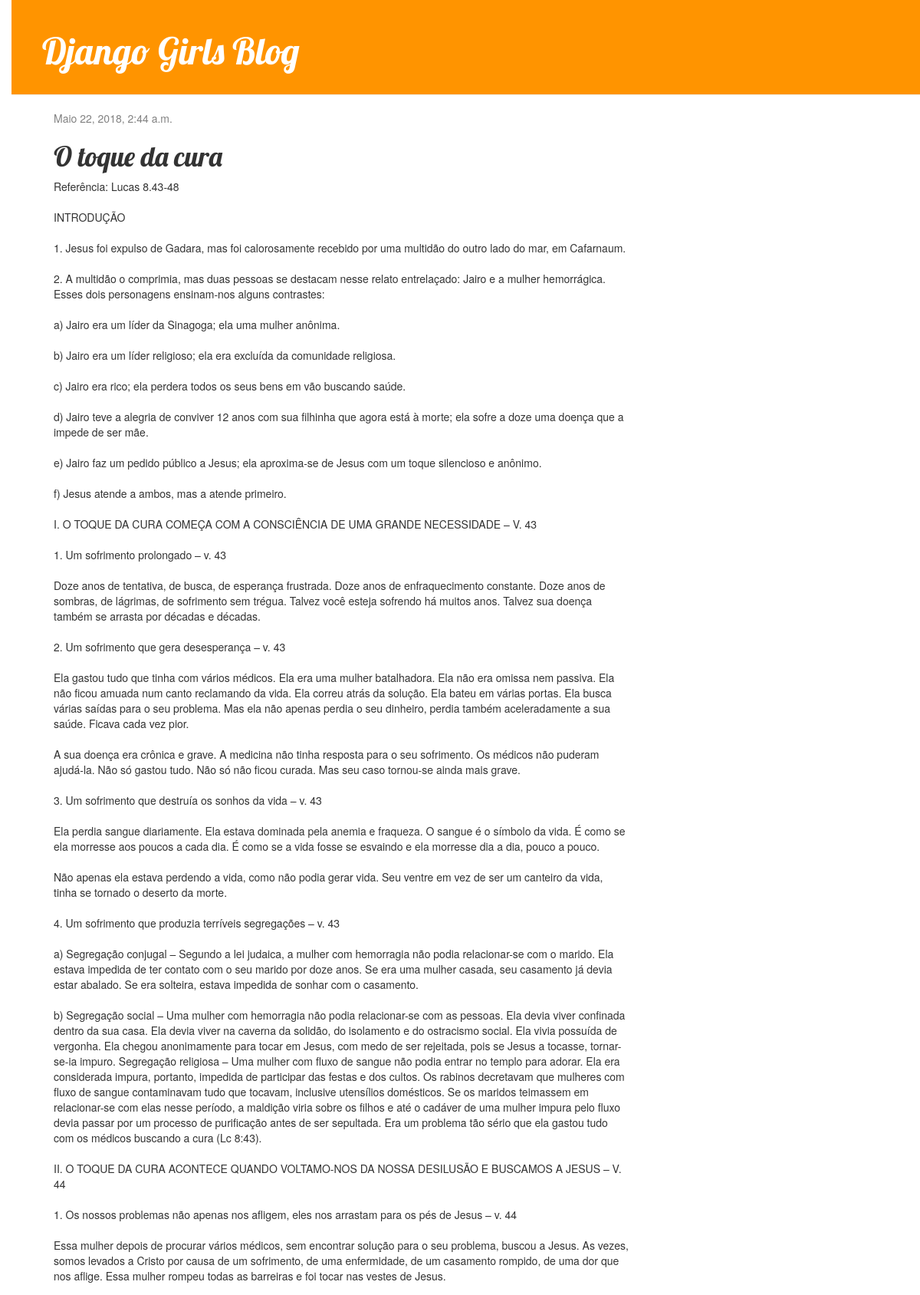
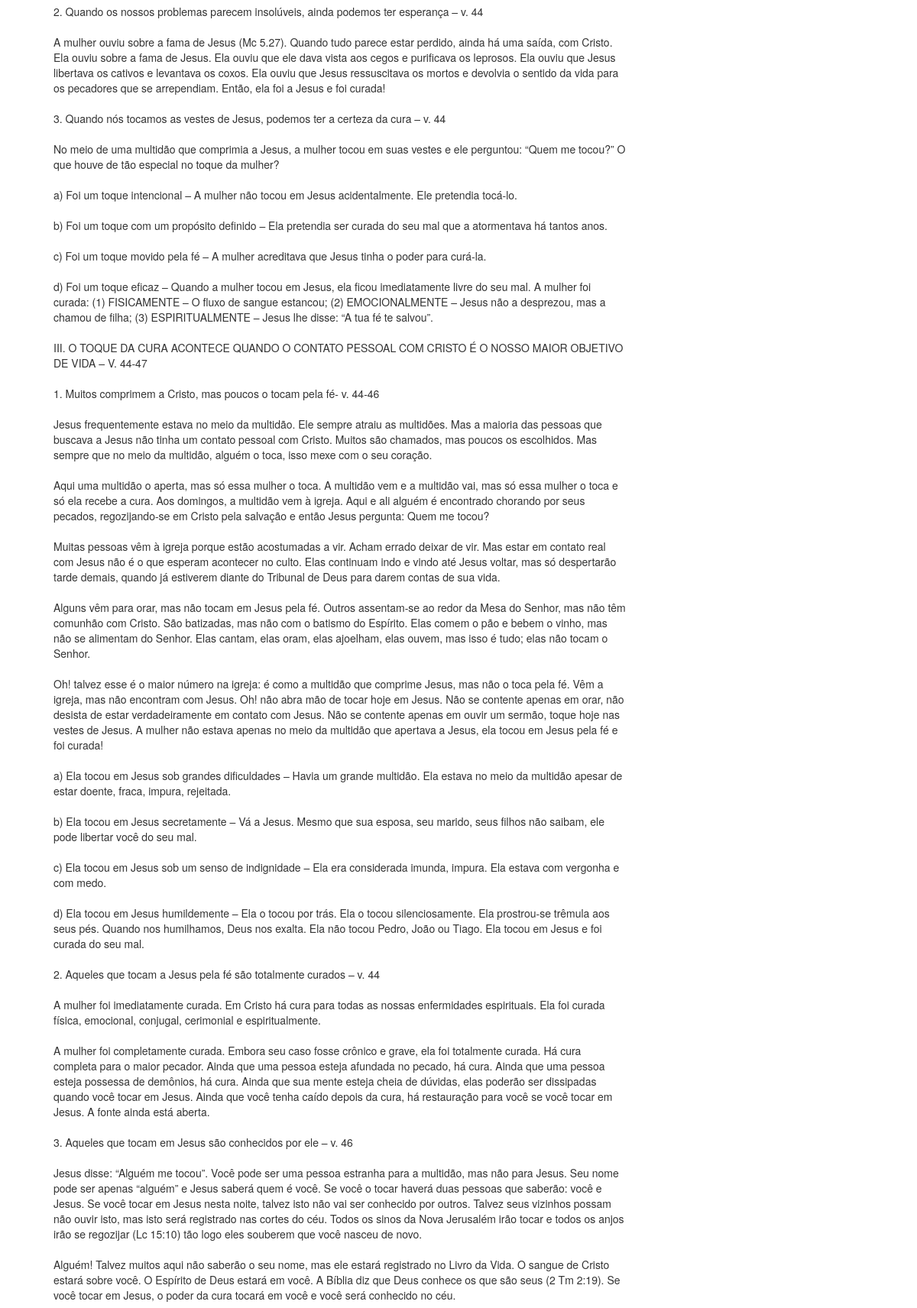
The app's page /post/1/ (upper part) with its own data (2 pictures, top to bottom).
### blogibn/models.py (models this page shows, shortened)
class Publicacao(models.Model):
    autor = models.ForeignKey('auth.User', on_delete=models.CASCADE)
    titulo = models.CharField(max_length=200)
    texto = models.TextField()
    data_criacao = models.DateTimeField(
            default=timezone.now)
    data_publicacao = models.DateTimeField(
            blank=True, null=True)

### blogibn/views.py (the view)
# urls.py: url(r'^post/(?P<pk>\d+)/$', views.post_detail, name='post_detail'),
def post_detail(request, pk):
    post = get_object_or_404(Publicacao, pk=pk)
    return render(request, 'blogibn/post_detail.html', {'post': post})

### blogibn/templates/blogibn/post_detail.html (shortened to what this page needs)
{% extends 'blogibn/base.html' %}
{% block content %}
    <div class="post">
        {% if post.data_publicacao %}
            <div class="date">
                {{ post.data_publicacao }}
            </div>
        {% endif %}
        <h1>{{ post.titulo }}</h1>
        <p>{{ post.texto|linebreaksbr }}</p>
    </div>
{% endblock %}

### blogibn/static/css/blog.css (style rules this page uses)
h1, h2, h3, h4 { font-family: 'Lobster', cursive; }
.date { color: #828282; }
.post { margin-bottom: 70px; }
body { padding-left: 15px; }

### records on screen
Publicacao: data_publicacao "Maio 22, 2018, 2:44 a.m.", titulo "O toque da cura", texto "Referência: Lucas 8.43-48 INTRODUÇÃO 1. Jesus foi expulso de Gadara, mas foi calorosamente recebido por uma multidão do outro lado do mar, em Cafarnaum. 2. A multidão o comprimia, mas duas pessoas se destacam nesse relato entrelaçado: Jairo e a mulher hemorrágica. Esses dois personagens ensinam-nos alguns contrastes: a) Jairo era um líder da Sinagoga; ela uma mulher anônima. b) Jairo era um líder religioso; ela era excluída da comunidade religiosa. c) Jairo era rico; ela perdera todos os seus bens em vão buscando saúde. d) Jairo teve a alegria de conviver 12 anos com sua filhinha que agora está à morte; ela sofre a doze uma doença que a impede de ser mãe. e) Jairo faz um pedido público a…"
